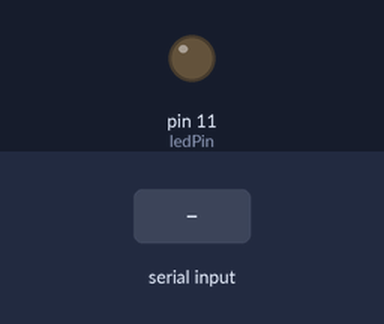
Simulated run of this sketch. Board: Arduino Uno, built with avr-gcc and run on an emulated ATmega328P. On the bench: output pins drawn as LEDs (lit = HIGH). The test bench sets the inputs (shaded band). What the sketch prints to the serial monitor is not drawn.

Above: at 1.2 s.
1.3 s: "90,45\n" received over Serial
At 2.3 s:
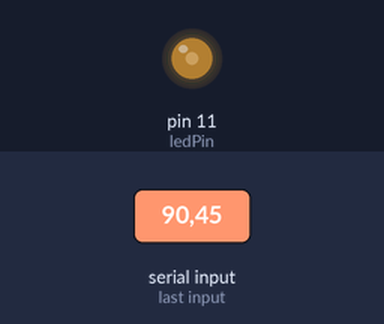
2.8 s: "5\n" received over Serial
At 3.3 s:
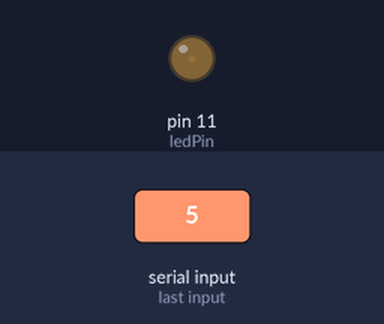
4.3 s: "200\n" received over Serial
At 5.5 s:
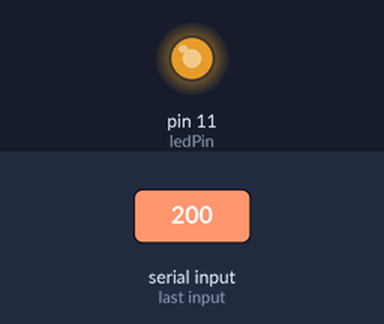
5.8 s: "90\n" received over Serial
At 6.7 s:
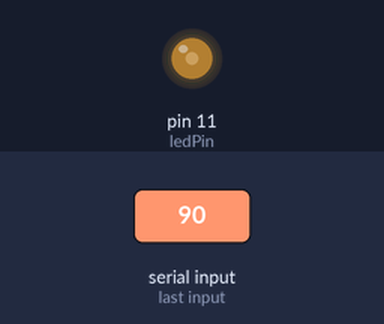
Timing chart, 0 to 8.3 s (numbered marks = the images above; inputs shaded):
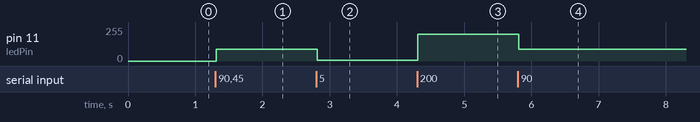

The sketch:

main.ino
```cpp
// Run main.py from powershell [admin]

String serialData;
String rString;
int receivedChar;
boolean newData = false;

int ledPin = 11;

void setup() {
  // initialize digital pins as an outputs.
  pinMode(ledPin, OUTPUT);
  Serial.begin(115200);
  Serial.println("<Arduino is ready>");
}

void loop() {
  delay(10);

  while (Serial.available()) {
    char c = Serial.read();  //gets one byte from serial buffer
    rString += c; //makes the String readString
    delay(2);  //slow looping to allow buffer to fill with next character
  }

  if (rString.length() > 0) {
    Serial.println(rString);  //so you can see the captured String
    ledCode();
    Serial.write("E");
    rString = "";
  }
}

void ledCode() {
  //Relay stuff
  int xxx = rString.toInt();
  if (xxx >= 255) {
    xxx = 255;
  }
  if (xxx <= 0) {
    xxx = 0;
  }
  analogWrite(ledPin, xxx);
}
```

Measured:
- after the input at 1.3 s, pin 11 (ledPin): 0/255 → 90/255 at once
- after the input at 2.8 s, pin 11 (ledPin): 90/255 → 5/255 at once
- after the input at 4.3 s, pin 11 (ledPin): 5/255 → 200/255 at once
- after the input at 5.8 s, pin 11 (ledPin): 200/255 → 90/255 at once
